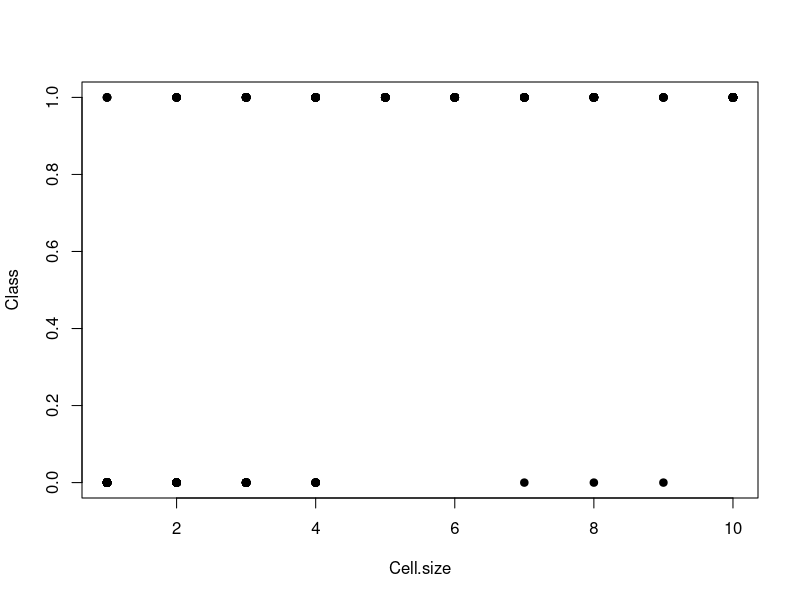

Generate this figure with R:
"
Logistic Regression 1

Objective:
Introducing logistic regression for classification purpose
"

# Load the data
data(BreastCancer, package="mlbench")
bc <- BreastCancer[complete.cases(BreastCancer),]
str(bc)
dim(bc)
head(bc)

# Visualize using scatterplot
x <- as.numeric(bc$Cell.size)
y <- ifelse(bc$Class=="malignant", 1, 0)
plot(x, y, xlab="Cell.size", ylab="Class", pch=19)

# Perform logistic regression
y <- factor(y, levels=c(0, 1))
table(y)
glm(y ~ x, family="binomial")
